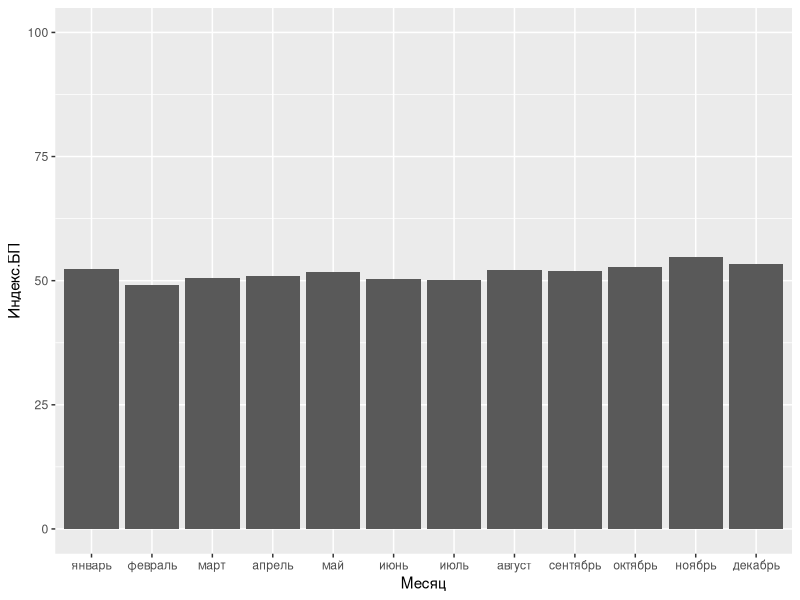
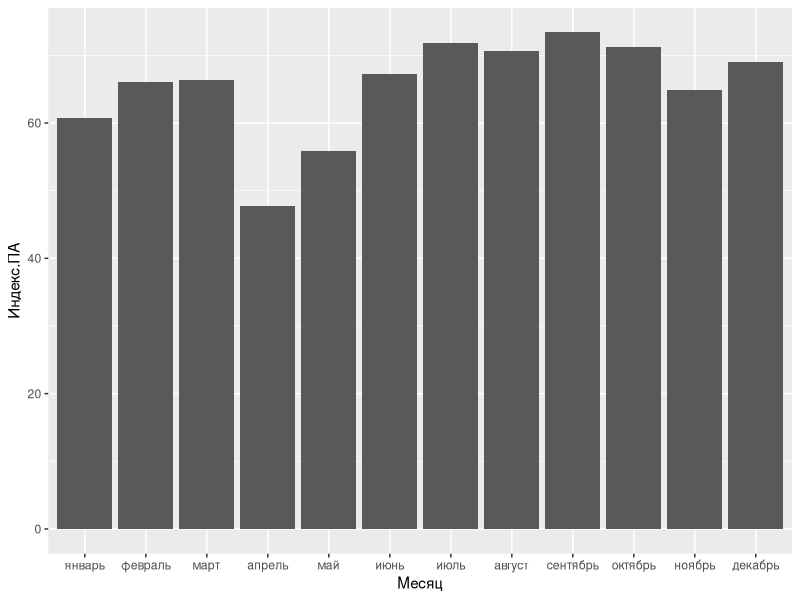
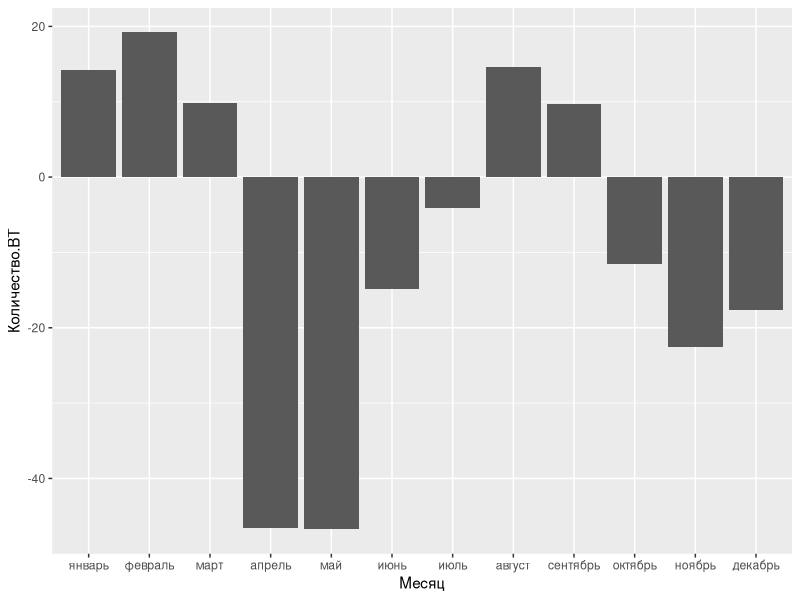
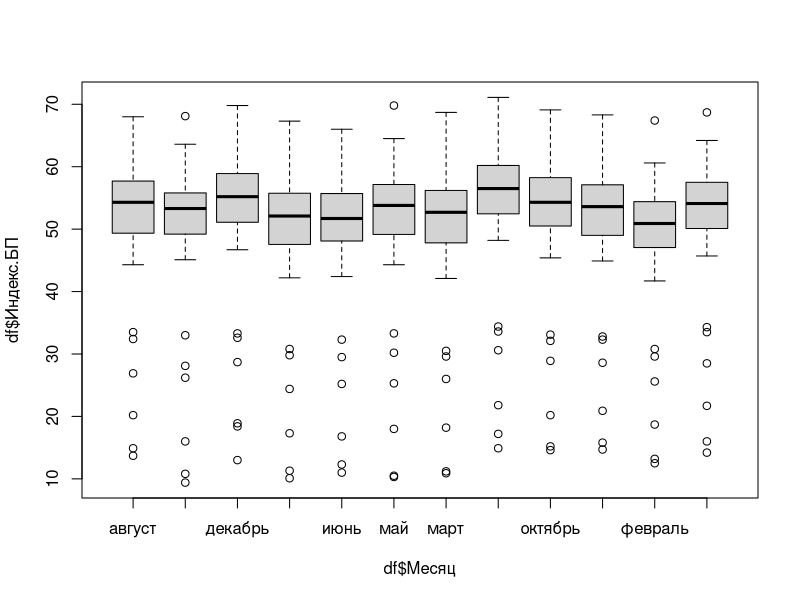
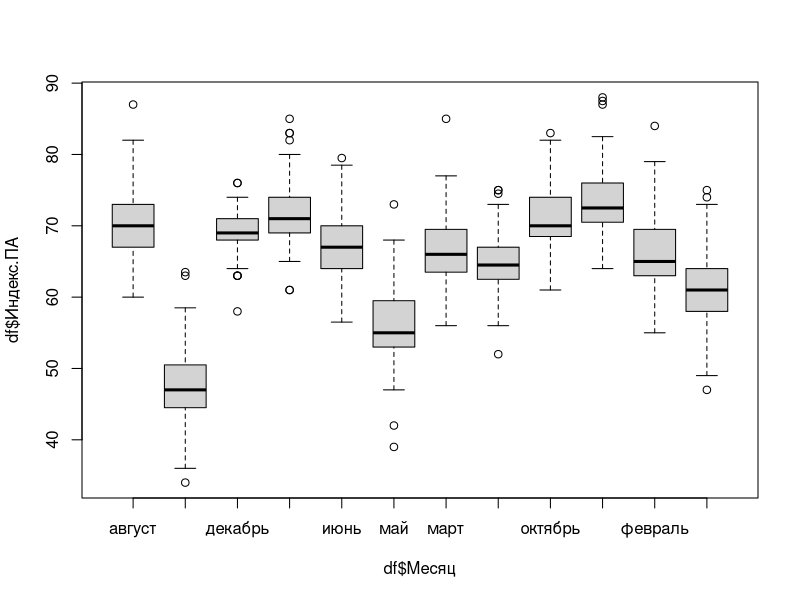
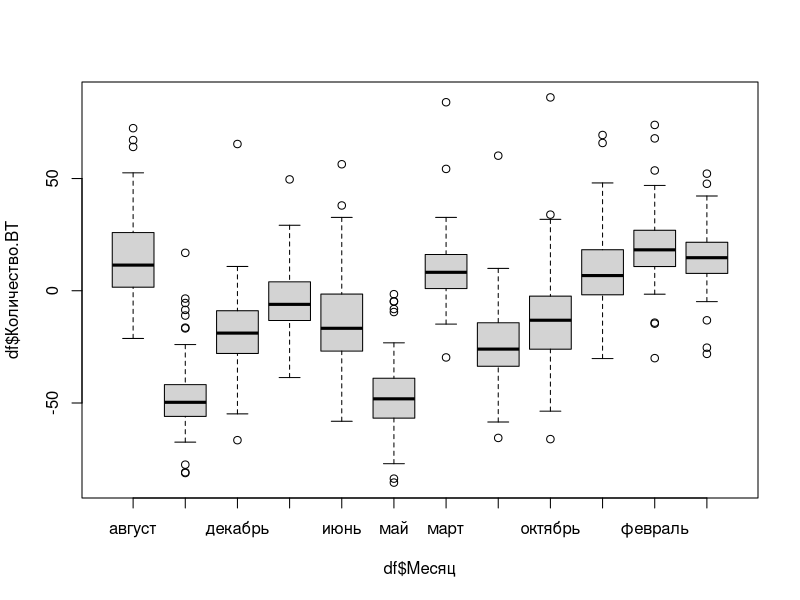

Reproduce these figures in R, in order.
setwd('C:/Users/yadon/Skillbox/R/TrustUs_R/data')
library(tidyverse)
library(readxl)
df <- read_excel('total.xlsx')


df_for_hist <- df %>% group_by(Месяц) %>% summarise(Индекс.БП = round(mean(Индекс.БП), 1),
                                                    Индекс.ПА = round(mean(Индекс.ПА), 1),
                                                    Количество.ВТ = round(mean(Количество.ВТ), 1))

df_for_hist$Месяц <- factor(df_for_hist$Месяц, levels = c('январь', 'февраль', 'март', 'апрель', 'май', 'июнь', 
                                                          'июль', 'август', 'сентябрь', 'октябрь', 'ноябрь', 'декабрь'))

ggplot(data = df_for_hist, aes(x = Месяц, y = Индекс.БП)) + geom_col() + ylim(0, 100) 

ggplot(data = df_for_hist, aes(x = Месяц, y = Индекс.ПА)) + geom_col()

ggplot(data = df_for_hist, aes(x = Месяц, y = Количество.ВТ)) + geom_col()


BP <- ggplot(data = df, aes(y = Индекс.БП)) + geom_boxplot() + facet_wrap(~Месяц)

index_bp <- boxplot(df$Индекс.БП ~ df$Месяц)
df_out_index_bp <- df[df$Индекс.БП %in% index_bp$out, ]

index_pa <- boxplot(df$Индекс.ПА ~ df$Месяц)
df_out_index_pa <- df[df$Индекс.ПА %in% index_pa$out, ]

count_vt <- boxplot(df$Количество.ВТ ~ df$Месяц)
df_out_count_vt <- df[df$Количество.ВТ %in% count_vt$out, ]


extra <- function(data) {
  iqr <- IQR(data)
  q1 <- quantile(data, 0.25)
  q3 <- quantile(data, 0.75)
  lower_b <- q1 - 1.5 * iqr
  upper_b <- q3 + 1.5 * iqr
  return(c(lower_b, upper_b))
}

test_pa <- extra(df$Индекс.ПА)
df_test_pa <- df[df$Индекс.ПА < test_pa[1] | df$Индекс.ПА > test_pa[2], ]
test_pa[1]
test_pa[2]

test_bp <- extra(df$Индекс.БП)
df_test_bp <- df[df$Индекс.БП < test_bp[1] | df$Индекс.БП > test_bp[2], ]
test_bp[1]
test_bp[2]

test_vt <- extra(df$Количество.ВТ)
df_test_vt <- df[df$Количество.ВТ < test_vt[1] | df$Количество.ВТ > test_vt[2], ]
test_vt[1]
test_vt[2]

iqr <- IQR(df$Количество.ВТ)
q1 <- quantile(df$Количество.ВТ, 0.25)
q3 <- quantile(df$Количество.ВТ, 0.75)
lower_b <- q1 - 1.5 * iqr
upper_b <- q3 + 1.5 * iqr
test <- df[df$Количество.ВТ < lower_b | df$Количество.ВТ > upper_b, ]
